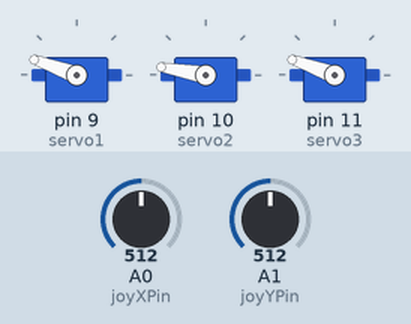
Recording of a sketch running on a simulated Arduino Uno, built with avr-gcc and run on an emulated ATmega328P. Shown: 3 × servo. Inputs (shaded band) come from the test bench; at power-on: A0 (joyXPin) = 512, A1 (joyYPin) = 512.

Above: at 1.2 s.
1.3 s: A0 (joyXPin) set to 716
At 2.5 s:
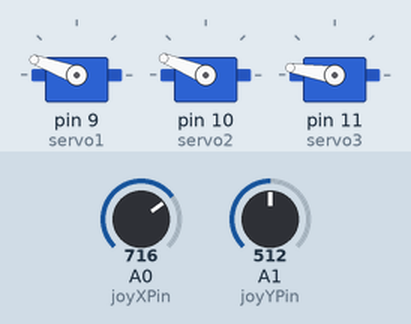
2.8 s: A1 (joyYPin) set to 716
At 4.0 s:
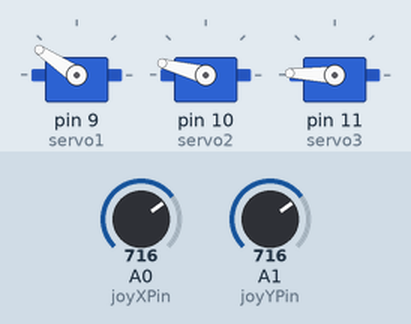
4.3 s: A0 (joyXPin) set to 900
At 5.0 s:
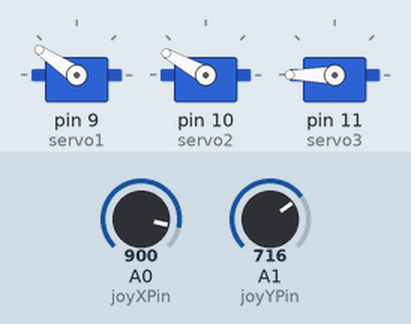
5.8 s: A1 (joyYPin) set to 900
At 7.0 s:
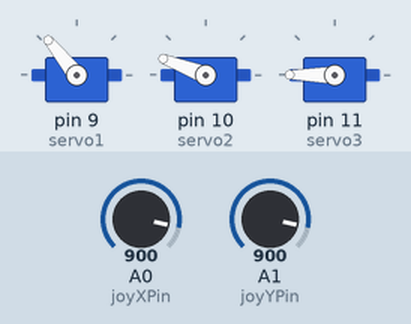
7.3 s: A1 (joyYPin) set to 1023
At 7.7 s:
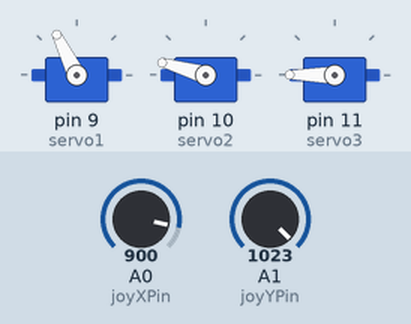
8.8 s: A0 (joyXPin) set to 1023
At 9.7 s:
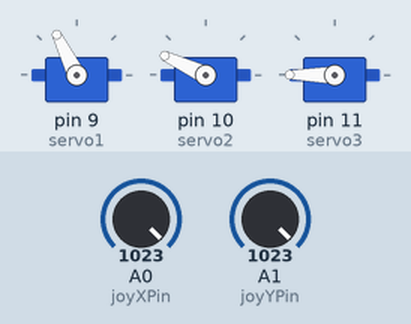
Timing chart, 0 to 11.3 s (numbered marks = the images above; inputs shaded):
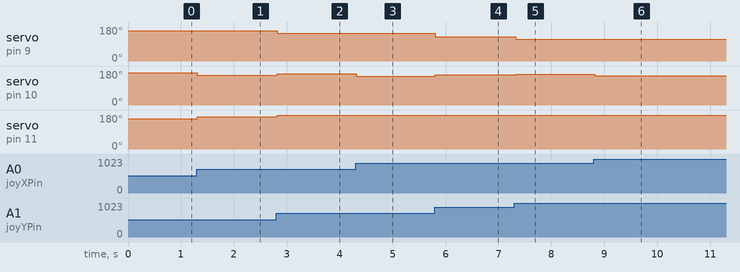

The sketch:

joystick_control1.ino
```cpp
#include <Servo.h>
#include <math.h>

Servo servo1, servo2, servo3;

// Arm lengths in cm
const float L1 = 5.0;  // Lower arm
const float L2 = 7.0;  // Upper arm

// Joystick pins
const int joyXPin = A0;
const int joyYPin = A1;

// Servo neutral angles (based on your setup)
const float neutral1 = 160;
const float neutral2 = 170;
const float neutral3 = 160;

// Tilt limits in degrees
const float maxTilt = 20.0;

// Dead zone threshold
const int deadZone = 50;

// Convert degrees to radians
float degToRad(float deg) {
  return deg * PI / 180.0;
}

// Inverse kinematics calculation
float calculateZ(float x, float y, float alphaDeg, float betaDeg) {
  float alphaRad = degToRad(alphaDeg);
  float betaRad = degToRad(betaDeg);
  return x * tan(alphaRad) + y * tan(betaRad);
}

// Convert vertical displacement to servo angle
float zToServoAngle(float z) {
  float angleRad = asin(z / L1);
  float angleDeg = angleRad * 180.0 / PI;
  return angleDeg;
}

void setup() {
  servo1.attach(9);
  servo2.attach(10);
  servo3.attach(11);
  Serial.begin(9600);

  servo1.write(neutral1);
  servo2.write(neutral2);
  servo3.write(neutral3);
}

void loop() {
  int joyX = analogRead(joyXPin);
  int joyY = analogRead(joyYPin);

  float alpha = 0;
  float beta = 0;

  // Apply dead zone and map to tilt angles
  if (abs(joyX - 512) > deadZone) {
    alpha = map(joyX, 0, 1023, -maxTilt, maxTilt);
  }

  if (abs(joyY - 512) > deadZone) {
    beta = map(joyY, 0, 1023, maxTilt, -maxTilt);
  }

  // Servo platform positions (radius 9.5 cm, 120° apart)
    float x1 = 0,     y1 = 9.5;
    float x2 = -8.22, y2 = -4.75;
    float x3 =  8.22, y3 = -4.75;

  float z1 = calculateZ(x1, y1, alpha, beta);
  float z2 = calculateZ(x2, y2, alpha, beta);
  float z3 = calculateZ(x3, y3, alpha, beta);

  float a1 = neutral1 + zToServoAngle(z1);
  float a2 = neutral2 + zToServoAngle(z2);
  float a3 = neutral3 + zToServoAngle(z3);

  a1 = constrain(a1, 0, 180);
  a2 = constrain(a2, 0, 180);
  a3 = constrain(a3, 0, 180);

  servo1.write(a1);
  servo2.write(a2);
  servo3.write(a3);

  delay(20); // Small delay for smoother motion
}
```

Measured:
- after the input at 1.3 s, servo on pin 10 (servo2): 170° → 158° at once; servo on pin 11 (servo3): 160° → 171° at once
- after the input at 2.8 s, servo on pin 9 (servo1): 160° → 146° at once; servo on pin 10 (servo2): 158° → 165° at once; servo on pin 11 (servo3): 171° → 178° at once
- after the input at 4.3 s, servo on pin 10 (servo2): 165° → 151° at once; servo on pin 11 (servo3): 178° → 180° at once
- after the input at 5.8 s, servo on pin 9 (servo1): 146° → 129° at once; servo on pin 10 (servo2): 151° → 159° at once
- after the input at 7.3 s, servo on pin 9 (servo1): 129° → 116° at once; servo on pin 10 (servo2): 159° → 164° at once
- after the input at 8.8 s, servo on pin 10 (servo2): 164° → 155° at once
